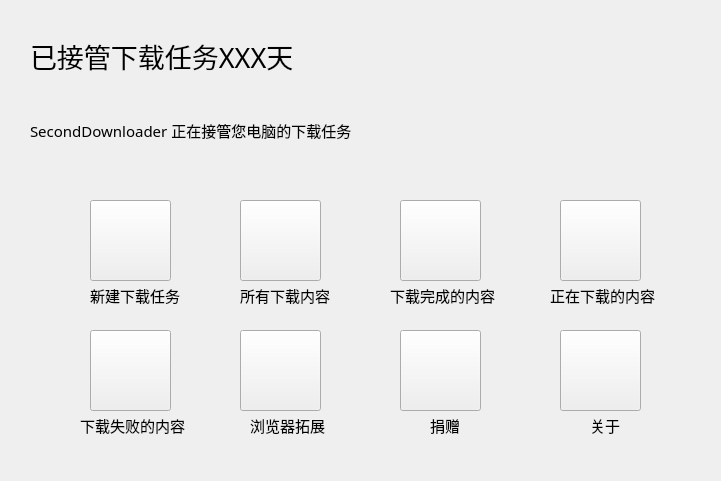
<?xml version="1.0" encoding="UTF-8"?>
<ui version="4.0">
 <class>frmMainPage</class>
 <widget class="QWidget" name="frmMainPage">
  <property name="geometry">
   <rect>
    <x>0</x>
    <y>0</y>
    <width>721</width>
    <height>481</height>
   </rect>
  </property>
  <property name="windowTitle">
   <string>Form</string>
  </property>
  <widget class="QLabel" name="labMain">
   <property name="geometry">
    <rect>
     <x>30</x>
     <y>20</y>
     <width>671</width>
     <height>71</height>
    </rect>
   </property>
   <property name="font">
    <font>
     <family>Microsoft YaHei</family>
     <pointsize>20</pointsize>
    </font>
   </property>
   <property name="text">
    <string>已接管下载任务XXX天</string>
   </property>
  </widget>
  <widget class="QLabel" name="labtxt">
   <property name="geometry">
    <rect>
     <x>30</x>
     <y>90</y>
     <width>661</width>
     <height>81</height>
    </rect>
   </property>
   <property name="font">
    <font>
     <family>微软雅黑</family>
     <pointsize>11</pointsize>
    </font>
   </property>
   <property name="text">
    <string>SecondDownloader 正在接管您电脑的下载任务</string>
   </property>
  </widget>
  <widget class="QPushButton" name="btnNewDownload">
   <property name="geometry">
    <rect>
     <x>90</x>
     <y>200</y>
     <width>81</width>
     <height>81</height>
    </rect>
   </property>
   <property name="cursor">
    <cursorShape>PointingHandCursor</cursorShape>
   </property>
   <property name="styleSheet">
    <string notr="true">border-image:url(:/frmmain/res/New.png);</string>
   </property>
   <property name="text">
    <string/>
   </property>
  </widget>
  <widget class="QPushButton" name="btnAllDOwnloadContent">
   <property name="geometry">
    <rect>
     <x>240</x>
     <y>200</y>
     <width>81</width>
     <height>81</height>
    </rect>
   </property>
   <property name="cursor">
    <cursorShape>PointingHandCursor</cursorShape>
   </property>
   <property name="styleSheet">
    <string notr="true">border-image:url(:/mainform/res/AllDownload.png);
</string>
   </property>
   <property name="text">
    <string/>
   </property>
  </widget>
  <widget class="QPushButton" name="btnDownloadedContent">
   <property name="geometry">
    <rect>
     <x>400</x>
     <y>200</y>
     <width>81</width>
     <height>81</height>
    </rect>
   </property>
   <property name="cursor">
    <cursorShape>PointingHandCursor</cursorShape>
   </property>
   <property name="styleSheet">
    <string notr="true">border-image:url(:/mainform/res/Downloaded.png);
</string>
   </property>
   <property name="text">
    <string/>
   </property>
  </widget>
  <widget class="QPushButton" name="btnDownloadingContent">
   <property name="geometry">
    <rect>
     <x>560</x>
     <y>200</y>
     <width>81</width>
     <height>81</height>
    </rect>
   </property>
   <property name="cursor">
    <cursorShape>PointingHandCursor</cursorShape>
   </property>
   <property name="styleSheet">
    <string notr="true">border-image:url(:/mainform/res/Downloading.png);</string>
   </property>
   <property name="text">
    <string/>
   </property>
  </widget>
  <widget class="QPushButton" name="btnDownloadFailed">
   <property name="geometry">
    <rect>
     <x>90</x>
     <y>330</y>
     <width>81</width>
     <height>81</height>
    </rect>
   </property>
   <property name="cursor">
    <cursorShape>PointingHandCursor</cursorShape>
   </property>
   <property name="styleSheet">
    <string notr="true">border-image:url(:/mainform/res/DownloadFailed.png);</string>
   </property>
   <property name="text">
    <string/>
   </property>
  </widget>
  <widget class="QPushButton" name="btnGetWebExtention">
   <property name="geometry">
    <rect>
     <x>240</x>
     <y>330</y>
     <width>81</width>
     <height>81</height>
    </rect>
   </property>
   <property name="cursor">
    <cursorShape>PointingHandCursor</cursorShape>
   </property>
   <property name="styleSheet">
    <string notr="true">border-image:url(:/mainform/res/WebExtention.png);
</string>
   </property>
   <property name="text">
    <string/>
   </property>
  </widget>
  <widget class="QPushButton" name="btnStackedDonate">
   <property name="geometry">
    <rect>
     <x>400</x>
     <y>330</y>
     <width>81</width>
     <height>81</height>
    </rect>
   </property>
   <property name="cursor">
    <cursorShape>PointingHandCursor</cursorShape>
   </property>
   <property name="styleSheet">
    <string notr="true">border-image:url(:/mainform/res/Donate_gradient.png);</string>
   </property>
   <property name="text">
    <string/>
   </property>
  </widget>
  <widget class="QPushButton" name="btnAbout">
   <property name="geometry">
    <rect>
     <x>560</x>
     <y>330</y>
     <width>81</width>
     <height>81</height>
    </rect>
   </property>
   <property name="cursor">
    <cursorShape>PointingHandCursor</cursorShape>
   </property>
   <property name="styleSheet">
    <string notr="true">border-image:url(:/mainform/res/About.png);</string>
   </property>
   <property name="text">
    <string/>
   </property>
  </widget>
  <widget class="QLabel" name="labtxt_2">
   <property name="geometry">
    <rect>
     <x>90</x>
     <y>280</y>
     <width>91</width>
     <height>31</height>
    </rect>
   </property>
   <property name="font">
    <font>
     <family>微软雅黑</family>
     <pointsize>11</pointsize>
    </font>
   </property>
   <property name="text">
    <string>新建下载任务</string>
   </property>
  </widget>
  <widget class="QLabel" name="labtxt_3">
   <property name="geometry">
    <rect>
     <x>240</x>
     <y>280</y>
     <width>91</width>
     <height>31</height>
    </rect>
   </property>
   <property name="font">
    <font>
     <family>微软雅黑</family>
     <pointsize>11</pointsize>
    </font>
   </property>
   <property name="text">
    <string>所有下载内容</string>
   </property>
  </widget>
  <widget class="QLabel" name="labtxt_4">
   <property name="geometry">
    <rect>
     <x>390</x>
     <y>280</y>
     <width>121</width>
     <height>31</height>
    </rect>
   </property>
   <property name="font">
    <font>
     <family>微软雅黑</family>
     <pointsize>11</pointsize>
    </font>
   </property>
   <property name="text">
    <string>下载完成的内容</string>
   </property>
  </widget>
  <widget class="QLabel" name="labtxt_5">
   <property name="geometry">
    <rect>
     <x>550</x>
     <y>280</y>
     <width>121</width>
     <height>31</height>
    </rect>
   </property>
   <property name="font">
    <font>
     <family>微软雅黑</family>
     <pointsize>11</pointsize>
    </font>
   </property>
   <property name="text">
    <string>正在下载的内容</string>
   </property>
  </widget>
  <widget class="QLabel" name="labtxt_6">
   <property name="geometry">
    <rect>
     <x>80</x>
     <y>410</y>
     <width>121</width>
     <height>31</height>
    </rect>
   </property>
   <property name="font">
    <font>
     <family>微软雅黑</family>
     <pointsize>11</pointsize>
    </font>
   </property>
   <property name="text">
    <string>下载失败的内容</string>
   </property>
  </widget>
  <widget class="QLabel" name="labtxt_7">
   <property name="geometry">
    <rect>
     <x>250</x>
     <y>410</y>
     <width>81</width>
     <height>31</height>
    </rect>
   </property>
   <property name="font">
    <font>
     <family>微软雅黑</family>
     <pointsize>11</pointsize>
    </font>
   </property>
   <property name="text">
    <string>浏览器拓展</string>
   </property>
  </widget>
  <widget class="QLabel" name="labtxt_8">
   <property name="geometry">
    <rect>
     <x>430</x>
     <y>410</y>
     <width>31</width>
     <height>31</height>
    </rect>
   </property>
   <property name="font">
    <font>
     <family>微软雅黑</family>
     <pointsize>11</pointsize>
    </font>
   </property>
   <property name="text">
    <string>捐赠</string>
   </property>
  </widget>
  <widget class="QLabel" name="labtxt_9">
   <property name="geometry">
    <rect>
     <x>590</x>
     <y>410</y>
     <width>31</width>
     <height>31</height>
    </rect>
   </property>
   <property name="font">
    <font>
     <family>微软雅黑</family>
     <pointsize>11</pointsize>
    </font>
   </property>
   <property name="text">
    <string>关于</string>
   </property>
  </widget>
 </widget>
 <resources/>
 <connections/>
</ui>
